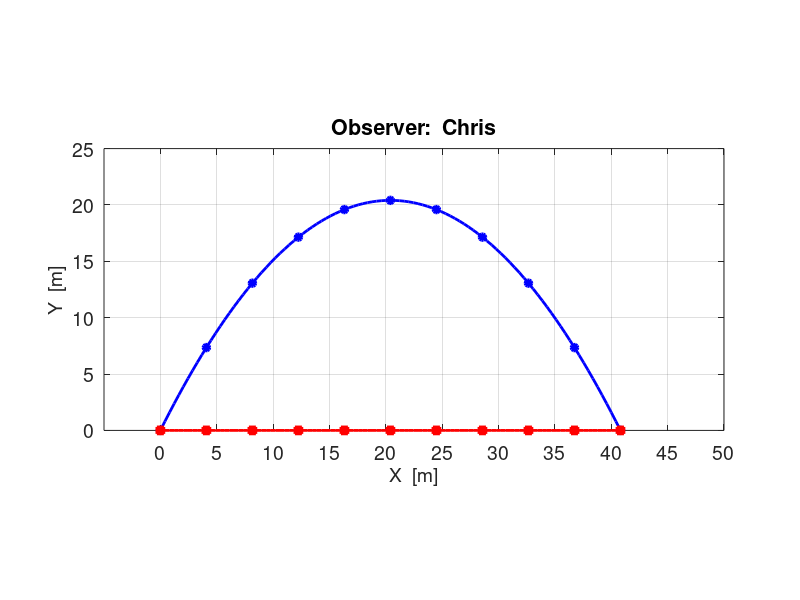
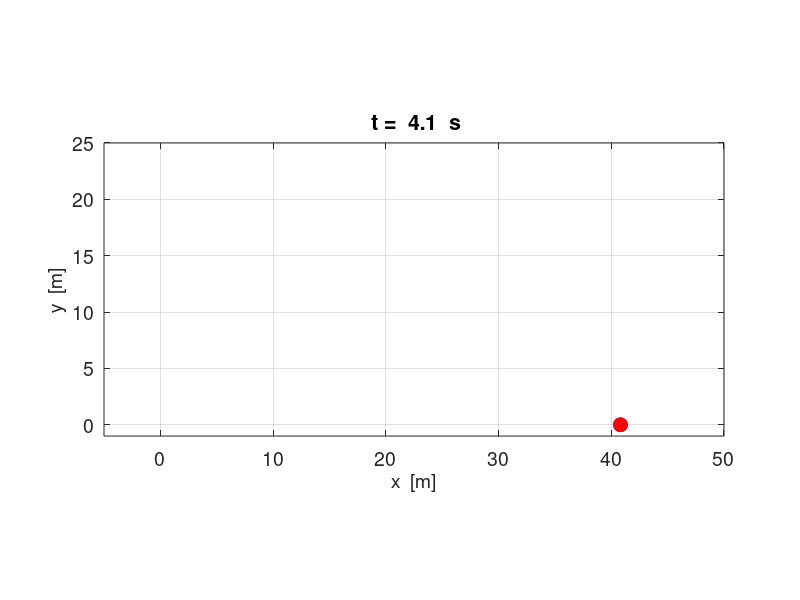
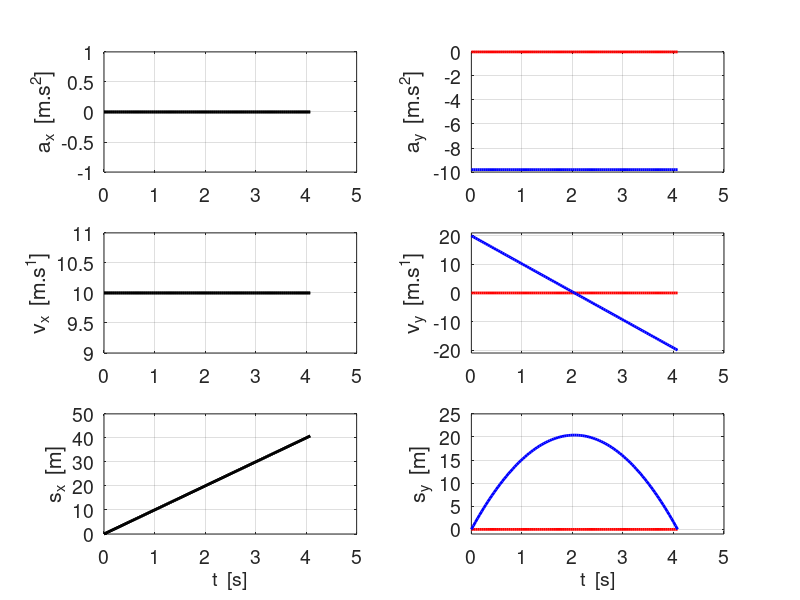

Reproduce these figures in MATLAB, in order.
% spMath006.m

clear all
close all
clc


  g = 9.8;
  
% EVENT 1: initial values for Systems (1) Truck Pat   (2) Ball
  sx_1 = [0 0]; sy_1 = [0 0];
  vx_1 = [10 10]; vy_1 = [0 20];
  ax = [0 0]; ay = [0 -g];
  
    
% TIME SCALES  -----------------------------------------------------------
  tMin = 0;
  tMax = 2 * max(vy_1) / g;
  Nt = 101;
  t = linspace(tMin,tMax,Nt);
  t1 = 't  =  '; t3 = '  s';
  dt = t(2) - t(1);

% VELOCITY & DSIPLACEMENT CALCULATIONS -----------------------------------
  vx = zeros(2,Nt); sx = zeros(2,Nt);
  vy = zeros(2,Nt); sy = zeros(2,Nt);

  for c = 1 : 2
    vx(c,:) = vx_1(c) + ax(c) .* t;
    vy(c,:) = vy_1(c) + ay(c) .* t;
    sx(c,:) = sx_1(c) + vx_1(c).* t + 0.5 .* ax(c) .* t.^2;
    sy(c,:) = sy_1(c) + vy_1(c).* t + 0.5 .* ay(c) .* t.^2;
  end

figure(1)   % trajectories
   set(gcf,'Units','normalized');
   set(gcf,'Position',[0.1 0.1 0.3 0.3]);
   Ns = 10;
 
   xP = sx(2,:); yP = sy(2,:);
   plot(xP,yP,'b','linewidth',2)
   hold on
   xP = sx(2,1:Ns:end); yP = sy(2,1:Ns:end);
   hPlot = plot(xP,yP,'o','linewidth',2);
   set(hPlot,'Markersize',5,'MarkerFaceColor','b');
   set(hPlot,'Markersize',5,'MarkerEdgeColor','b')
   
   xP = sx(1,:); yP = sy(1,:);
   plot(xP,yP,'r','linewidth',2)
   xP = sx(1,1:Ns:end); yP = sy(1,1:Ns:end);
   hPlot = plot(xP,yP,'s','linewidth',2);
   set(hPlot,'Markersize',5,'MarkerFaceColor','r');
   set(hPlot,'Markersize',5,'MarkerEdgeColor','r')
  
 
     axis([-1 50 0 25]);
     set(gca,'xlim',[-5 50]);
     set(gca,'yLim',[0 25]);
     set(gca,'xTick',0:5:50);
     set(gca,'yTick',0:5:25);
     
  set(gca,'fontsize',14);
  xlabel('X  [m]','fontsize',14);
  ylabel('Y  [m]','fontsize',14);
  title('Observer:  Chris');
  box on
  grid on
  axis equal
  
figure(3)  % -----------------------------------------------------------
  set(gcf,'Units','normalized');
  set(gcf,'Position',[0.1 0.1 0.3 0.7]);
  set(gca,'fontsize',14)

subplot(3,2,1);  % acceleration x
  xP = t; yP = ax(1) .* ones(1,Nt);
  plot(xP,yP,'k','linewidth',2)
  hold on
  xP = t; yP = ax(2) .* ones(1,Nt);
  plot(xP,yP,'k','linewidth',2)
  ylabel('a_x  [m.s^2]','fontsize',12);
  grid on
  set(gca,'fontsize',14)
  set(gca,'xLim',[0 5]);
  set(gca,'xTick',0:1:5);
  set(gca,'yTick',-1:0.5:1);

subplot(3,2,2); % acceleration y
  xP = t; yP = ay(1) .* ones(1,Nt);
  plot(xP,yP,'r','linewidth',2)
  hold on
  xP = t; yP = ay(2) .* ones(1,Nt);
  plot(xP,yP,'b','linewidth',2)

 ylabel('a_y  [m.s^2]','fontsize',12)
 grid on
 set(gca,'fontsize',14)
 set(gca,'xLim',[0 5]);
 set(gca,'yLim',[-10 0]);
 set(gca,'xTick',0:1:5);
 set(gca,'yTick',-10:2:0);

subplot(3,2,3);  % velocity x
xP = t; yP = vx(1,:);
plot(xP,yP,'k','linewidth',2);
hold on
xP = t; yP = vx(2,:);
plot(xP,yP,'k','linewidth',2)

ylabel('v_x  [m.s^1]','fontsize',12)
grid on
set(gca,'fontsize',14)
set(gca,'xLim',[0 5]);
%set(gca,'yLim',[-1 1]);
set(gca,'xTick',0:1:5);
%set(gca,'yTick',0:2:10);

subplot(3,2,4);  % velocity y
xP = t; yP = vy(1,:);
plot(xP,yP,'r','linewidth',2);
hold on
xP = t; yP = vy(2,:);
plot(xP,yP,'b','linewidth',2)

set(gca,'xLim',[0 5]);
ylabel('v_y  [m.s^1]','fontsize',12)
grid on
set(gca,'fontsize',14)
set(gca,'xTick',0:1:5);
set(gca,'yLim',[-21 21]);
set(gca,'yTick',-20:10:20);

subplot(3,2,5);  % displacement x
xP = t; yP = sx(1,:);
plot(xP,yP,'k','linewidth',2);
hold on
xP = t; yP = sx(2,:);
plot(xP,yP,'k','linewidth',2)

ylabel('s_x  [m]','fontsize',12)
grid on
set(gca,'fontsize',14)
xlabel('t  [s]','fontsize',14);
set(gca,'xLim',[0 5]);
set(gca,'xTick',0:1:5);

subplot(3,2,6);  % displacement y
xP = t; yP = sy(1,:);
plot(xP,yP,'r','linewidth',2);
hold on
xP = t; yP = sy(2,:);
plot(xP,yP,'b','linewidth',2)

ylabel('s_y  [m]','fontsize',12)
grid on
set(gca,'fontsize',14)
set(gca,'xLim',[0 5]);
set(gca,'xTick',0:1:5);
set(gca,'yLim',[-1 25]);
xlabel('t  [s]','fontsize',14);

box on


% ========================================================================
% ANIMATION
% ========================================================================
hold off

% flag: 0 animated gif NOT saved or 1 saved /  file name
   f_gif = 0;
   ag_name = 'ag_2D_cannon_Chris.gif';
% Delay in seconds before displaying the next image  
   delay = 0.15;  
% Frame counter start
   nt = 1; 
  
   
% GRAPHICS  =============================================================
figure(2)
  set(gcf,'Units','normalized');
  set(gcf,'Position',[0.5 0.1 0.35 0.35]);
  t1 = ' t =  ';  t3 = '  s'; 

for c = 1 : Nt
     xP = sx(2,c); yP = sy(2,c);
     hPlot = plot(xP,yP,'o');
     set(hPlot,'Markersize',10,'MarkerFaceColor','b');
     set(hPlot,'Markersize',10,'MarkerEdgeColor','b');
     
     hold on
     
     xP = sx(1,c); yP = sy(1,c);
     hPlot = plot(xP,yP,'o');
     set(hPlot,'Markersize',10,'MarkerFaceColor','r');
     set(hPlot,'Markersize',10,'MarkerEdgeColor','r');
         
     xlabel('x  [m]','fontsize',14);
     ylabel('y  [m]','fontsize',14);
     t2 = num2str(t(c),'%3.1f');
     tm = [t1 t2 t3];
     title(tm);
%      hText = text(5,22,'Observer: Pat');
%      set(hText,'FontWeight','bold','Fontsize',14,'Color',[1 1 1]);
%      hText = text(22,22,'Cannon Ball');
%      set(hText,'FontWeight','bold','Fontsize',14,'Color',[0 0 1]);     
%      hText = text(37,22,'Truck');
%      set(hText,'FontWeight','bold','Fontsize',14,'Color',[1 0 0]);
     
     axis([-5 50 0 25]);
     axis equal
     set(gca,'xlim',[-5 50]);
     set(gca,'ylim',[-1 25]);
     set(gca,'xTick',0:10:50);
     set(gca,'yTick',0:5:25);
     
     box on
     grid on
     set(gca,'fontsize',14);
     xlabel('x  [m]','fontsize',14);
     ylabel('y  [m]','fontsize',14);
   
     pause(0.01)
% 
     hold off
     
 if f_gif > 0 
          frame = getframe(2);
          im = frame2im(frame);
          [imind,cm] = rgb2ind(im,256);
     %  On the first loop, create the file. In subsequent loops, append.
          if nt == 1
            imwrite(imind,cm,ag_name,'gif','DelayTime',delay,'loopcount',inf);
          else
           imwrite(imind,cm,ag_name,'gif','DelayTime',delay,'writemode','append');
          end
       nt = nt+1;
  end

end